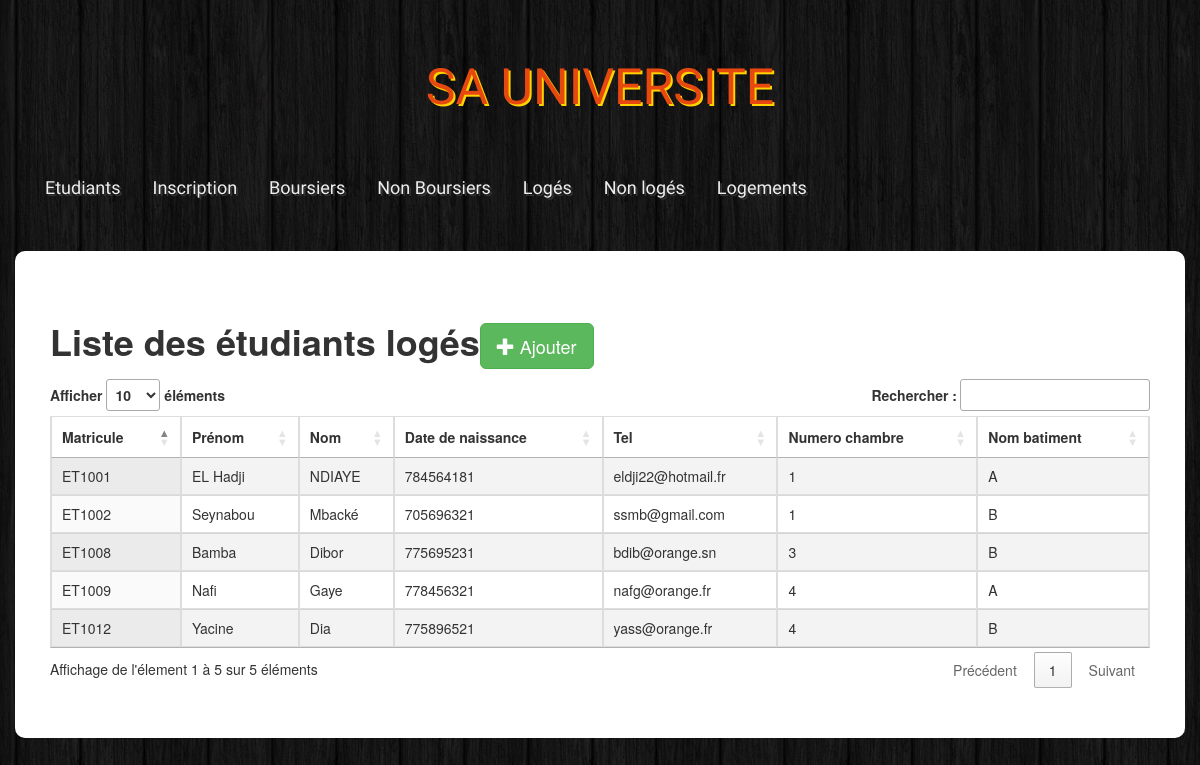
The page /loge.php on the database its author committed.
### tables this page shows
CREATE TABLE `etudiant` (
  `matricule` int(11) unsigned NOT NULL AUTO_INCREMENT,
  `nom` varchar(40) DEFAULT NULL,
  `prenom` varchar(40) DEFAULT NULL,
  `email` varchar(100) DEFAULT NULL,
  `tel` int(11) DEFAULT NULL,
  `date_naissance` date DEFAULT NULL,
  PRIMARY KEY (`matricule`),
  UNIQUE KEY `email` (`email`)
);

CREATE TABLE `chambre` (
  `id` int(10) unsigned NOT NULL AUTO_INCREMENT,
  `numero` int(11) NOT NULL,
  `id_batiment` int(11) unsigned NOT NULL,
  PRIMARY KEY (`id`),
  KEY `id_batiment` (`id_batiment`),
  CONSTRAINT `chambre_ibfk_1` FOREIGN KEY (`id_batiment`) REFERENCES `batiment` (`id`)
);

CREATE TABLE `batiment` (
  `id` int(10) unsigned NOT NULL AUTO_INCREMENT,
  `nom_batiment` char(10) NOT NULL,
  PRIMARY KEY (`id`),
  UNIQUE KEY `nom_batiment` (`nom_batiment`)
);

### class/EtudiantService.php (called while the page is built, shortened)
<?php
    class EtudiantService
    {
        private $_db;
        public function setDb(PDO $db)
        {
            $this->_db = $db;
            return $this;
        }
        public function estLoge()
        {
            $q = $this->_db->query('SELECT matricule,prenom,nom,tel,email,numero,nom_batiment
                                    FROM etudiant INNER JOIN boursier
                                    ON etudiant.matricule = boursier.matricule_etudiant
                                    INNER JOIN est_loge
                                    ON boursier.matricule_etudiant = est_loge.etu_boursier
                                    INNER JOIN chambre
                                    ON est_loge.id_chambre = chambre.id
                                    INNER JOIN batiment
                                    ON chambre.id_batiment = batiment.id');
            $etudiants = [];
            while($donnees = $q->fetch(PDO::FETCH_ASSOC))
            {
                $etudiants[] = $donnees;
            }
            return $etudiants;
        }
    }
?>

### loge.php (the view, shortened to what this page needs)
<?php require 'menu.php';?>
            <div class="container admin">
            <div class="row">
                <h1><strong>Liste des étudiants logés</strong><a href="insert.php" class="btn btn-success btn-lg"><span class="glyphicon glyphicon-plus"></span> Ajouter</a></h1>
                <table class="table table-striped table-bordered display" id="table">
                  <thead>
                    <tr>
                      <th>Matricule</th>
                      <th>Prénom</th>
                      <th>Nom</th>
                      <th>Date de naissance</th>
                      <th>Tel</th>
                      <th>Numero chambre</th>
                      <th>Nom batiment</th>
                    </tr>
                  </thead>
                  <tbody>
                    <?php
                      $db = Database::connect('universite');
                      $item = new EtudiantService($db);
                      foreach($item->estLoge() as $val)
                      {
                        echo '<tr>';
                        echo '<td>'."ET". $val['matricule'].'</td>';
                        echo '<td>'. $val['prenom'].'</td>';
                        echo '<td>'. $val['nom'].'</td>';
                        echo '<td>'. $val['tel'].'</td>';
                        echo '<td>'. $val['email'].'</td>';
                        echo '<td>'. $val['numero'].'</td>';
                        echo '<td>'. $val['nom_batiment'].'</td>';
                        echo '</tr>';
                      }
                    ?>
                  </tbody>
                </table>
            </div>
        </div>
    </body>
</html>

### css/styles.css (style rules this page uses)
body { background: url(../images/bg.png); }
.admin { background: #fff; padding: 50px; border-radius: 10px; }

### rows shown on the page
etudiant: matricule "1001", prenom "EL Hadji", nom "NDIAYE", tel "784564181", email "eldji22@hotmail.fr", chambre.numero "1", batiment.nom_batiment "A"
etudiant: matricule "1002", prenom "Seynabou", nom "Mbacké", tel "705696321", email "ssmb@gmail.com", chambre.numero "1", batiment.nom_batiment "B"
etudiant: matricule "1009", prenom "Nafi", nom "Gaye", tel "778456321", email "nafg@orange.fr", chambre.numero "4", batiment.nom_batiment "A"
etudiant: matricule "1008", prenom "Bamba", nom "Dibor", tel "775695231", email "bdib@orange.sn", chambre.numero "3", batiment.nom_batiment "B"
etudiant: matricule "1012", prenom "Yacine", nom "Dia", tel "775896521", email "yass@orange.fr", chambre.numero "4", batiment.nom_batiment "B"
